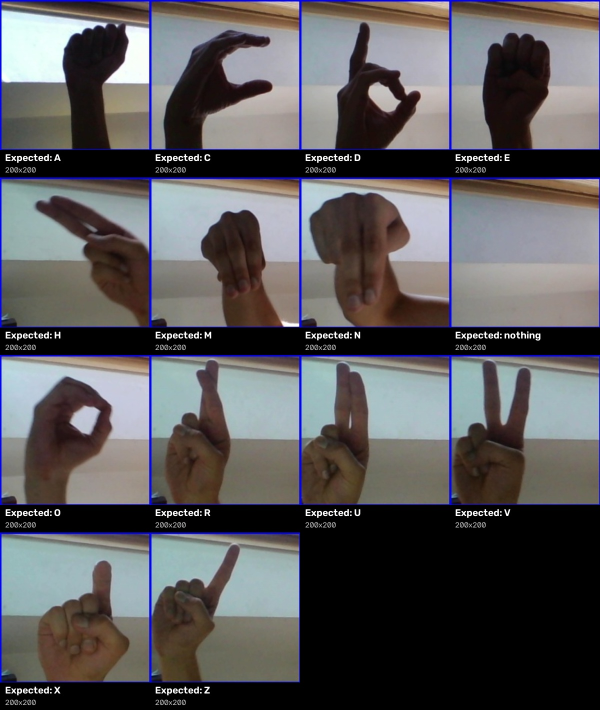
#> input picture backend/modelA/analysis/detection_audit/failed_detection_contact_sheet.jpg, 1200 x 1420 px, given in place of A_test.jpg, which was not available (shown at 1/2 size)
$ python failed_detection_audit.py
#> lines starting #> are read from the running program, lines starting #| are printed output that depends on the picture

"""
HandLex - Failed Hand Detection Visual Audit

Inspects images that the existing inference recheck
reported as hand_detected=False.

Does NOT retrain or modify Model A.
Does NOT modify original images.
"""

from pathlib import Path
import csv

import cv2
import numpy as np


# ==================================================
# PATHS
# ==================================================

PROJECT_ROOT = Path(__file__).resolve().parents[3]

RESULTS_CSV = (
    PROJECT_ROOT
    / "backend"
    / "modelA"
    / "analysis"
    / "asl_inference_recheck.csv"
)

TEST_DIR = (
    PROJECT_ROOT
    / "dataset"
    / "ASL"
    / "asl_alphabet_test"
    / "asl_alphabet_test"
)

OUTPUT_DIR = (
    PROJECT_ROOT
    / "backend"
    / "modelA"
    / "analysis"
    / "detection_audit"
)

CONTACT_SHEET = (
    OUTPUT_DIR
    / "failed_detection_contact_sheet.jpg"
)

FAILED_CSV = (
    OUTPUT_DIR
    / "failed_detection_images.csv"
)


# ==================================================
# SETTINGS
# ==================================================

THUMB_WIDTH = 300
THUMB_HEIGHT = 300
LABEL_HEIGHT = 55
COLUMNS = 4


# ==================================================
# MAIN
# ==================================================

def main():

    if not RESULTS_CSV.exists():
        raise FileNotFoundError(
            f"Results CSV not found:\n{RESULTS_CSV}"
        )

    OUTPUT_DIR.mkdir(
        parents=True,
        exist_ok=True
    )

    failed_images = []

    # --------------------------------------------------
    # READ PREVIOUS INFERENCE RESULTS
    # --------------------------------------------------

    with open(
        RESULTS_CSV,
        "r",
        encoding="utf-8",
        newline=""
    ) as file:

#> (reads backend/modelA/analysis/asl_inference_recheck.csv from the repository)
        reader = csv.DictReader(file)

        for row in reader:

            detected = (
                row["hand_detected"]
                .strip()
                .lower()
            )

            if detected in ("false", "0"):

                failed_images.append(row)


    print("=" * 60)
    print("HANDLEX - FAILED HAND DETECTION AUDIT")
    print("=" * 60)

    print(
        f"Failed images: {len(failed_images)}"
    )

    if not failed_images:

        print("No failed detection images found.")
        return


    # --------------------------------------------------
    # LOAD FAILED IMAGES
    # --------------------------------------------------

    tiles = []
    audit_rows = []

    for row in failed_images:

        filename = row["image"]

        image_path = (
            TEST_DIR / filename
        )

        image = cv2.imread(
            str(image_path)
        )
#> image is the input picture: shape (1420, 1200, 3); mean B, G, R 90.9, 88.6, 90.5

        if image is None:

            print(
                f"Could not read: {filename}"
            )

            continue


        original_height, original_width = (
            image.shape[:2]
        )
#> original_height = 1420; original_width = 1200

        # Preserve aspect ratio
        scale = min(
            THUMB_WIDTH / original_width,
            THUMB_HEIGHT / original_height
        )
#> scale = 0.211

        resized_width = int(
            original_width * scale
        )
#> resized_width = 253

        resized_height = int(
            original_height * scale
        )
#> resized_height = 300

        resized = cv2.resize(
            image,
            (resized_width, resized_height)
        )
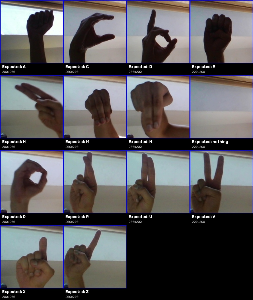
#> resized: shape (300, 253, 3); mean B, G, R 90.4, 88.2, 90.1


        # Black canvas for consistent tile dimensions
        canvas = np.zeros(
            (
                THUMB_HEIGHT + LABEL_HEIGHT,
                THUMB_WIDTH,
                3
            ),
            dtype=np.uint8
        )


        # Center image
        x_offset = (
            THUMB_WIDTH - resized_width
        ) // 2
#> x_offset = 23

        y_offset = (
            THUMB_HEIGHT - resized_height
        ) // 2
#> y_offset = 0

        canvas[
            y_offset:y_offset + resized_height,
            x_offset:x_offset + resized_width
        ] = resized
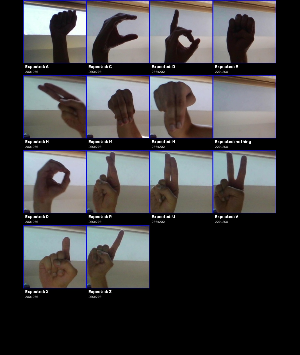
#> canvas: shape (355, 300, 3); mean B, G, R 64.4, 62.8, 64.2


        # Image labels
        expected = row["expected"]

        cv2.putText(
            canvas,
            f"Expected: {expected}",
            (10, THUMB_HEIGHT + 22),
            cv2.FONT_HERSHEY_SIMPLEX,
            0.65,
            (255, 255, 255),
            2
        )

        cv2.putText(
            canvas,
            f"{original_width}x{original_height}",
            (10, THUMB_HEIGHT + 45),
            cv2.FONT_HERSHEY_SIMPLEX,
            0.5,
            (180, 180, 180),
            1
        )
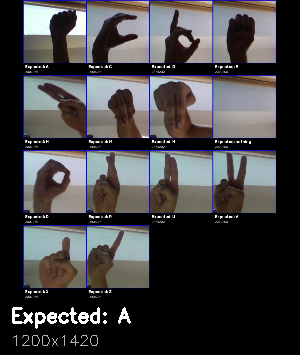
#> canvas: shape (355, 300, 3); mean B, G, R 66.7, 65.1, 66.5


        tiles.append(canvas)


        audit_rows.append({
            "image": filename,
            "expected": expected,
            "width": original_width,
            "height": original_height,
            "channels": image.shape[2],
            "hand_detected": False
        })


        print(
            f"{filename:20} | "
            f"{original_width}x{original_height}"
        )
#| A_test.jpg           | 1200x1420


    # --------------------------------------------------
    # SAVE FAILED IMAGE REPORT
    # --------------------------------------------------

    with open(
        FAILED_CSV,
        "w",
        newline="",
        encoding="utf-8"
    ) as file:

        writer = csv.DictWriter(
            file,
            fieldnames=[
                "image",
                "expected",
                "width",
                "height",
                "channels",
                "hand_detected"
            ]
        )

        writer.writeheader()

        writer.writerows(
            audit_rows
        )


    # --------------------------------------------------
    # CREATE CONTACT SHEET
    # --------------------------------------------------

    if not tiles:

        print(
            "No readable failed images."
        )

        return


    rows = (
        len(tiles) + COLUMNS - 1
    ) // COLUMNS


    tile_height = (
        THUMB_HEIGHT + LABEL_HEIGHT
    )


    sheet = np.zeros(
        (
            rows * tile_height,
            COLUMNS * THUMB_WIDTH,
            3
        ),
        dtype=np.uint8
    )


    for index, tile in enumerate(tiles):

        row_index = index // COLUMNS
        col_index = index % COLUMNS

        y = row_index * tile_height
        x = col_index * THUMB_WIDTH

        sheet[
            y:y + tile_height,
            x:x + THUMB_WIDTH
        ] = tile
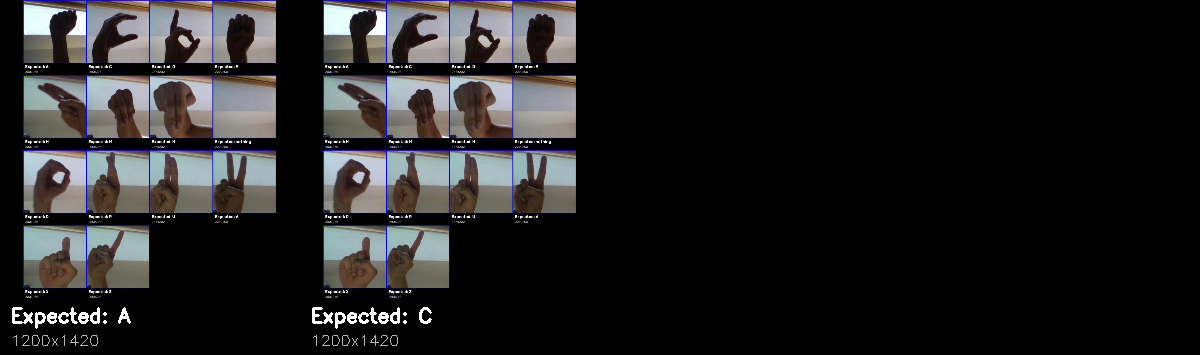
#> sheet: shape (355, 1200, 3); mean B, G, R 33.4, 32.6, 33.2


    cv2.imwrite(
        str(CONTACT_SHEET),
        sheet
    )


    # --------------------------------------------------
    # SUMMARY
    # --------------------------------------------------

    print()
    print("=" * 60)
    print("AUDIT FILES CREATED")
    print("=" * 60)

    print(
        f"Contact sheet:\n{CONTACT_SHEET}"
    )

    print(
        f"\nImage report:\n{FAILED_CSV}"
    )

    print()
    print("AUDIT COMPLETE.")


if __name__ == "__main__":
    main()
